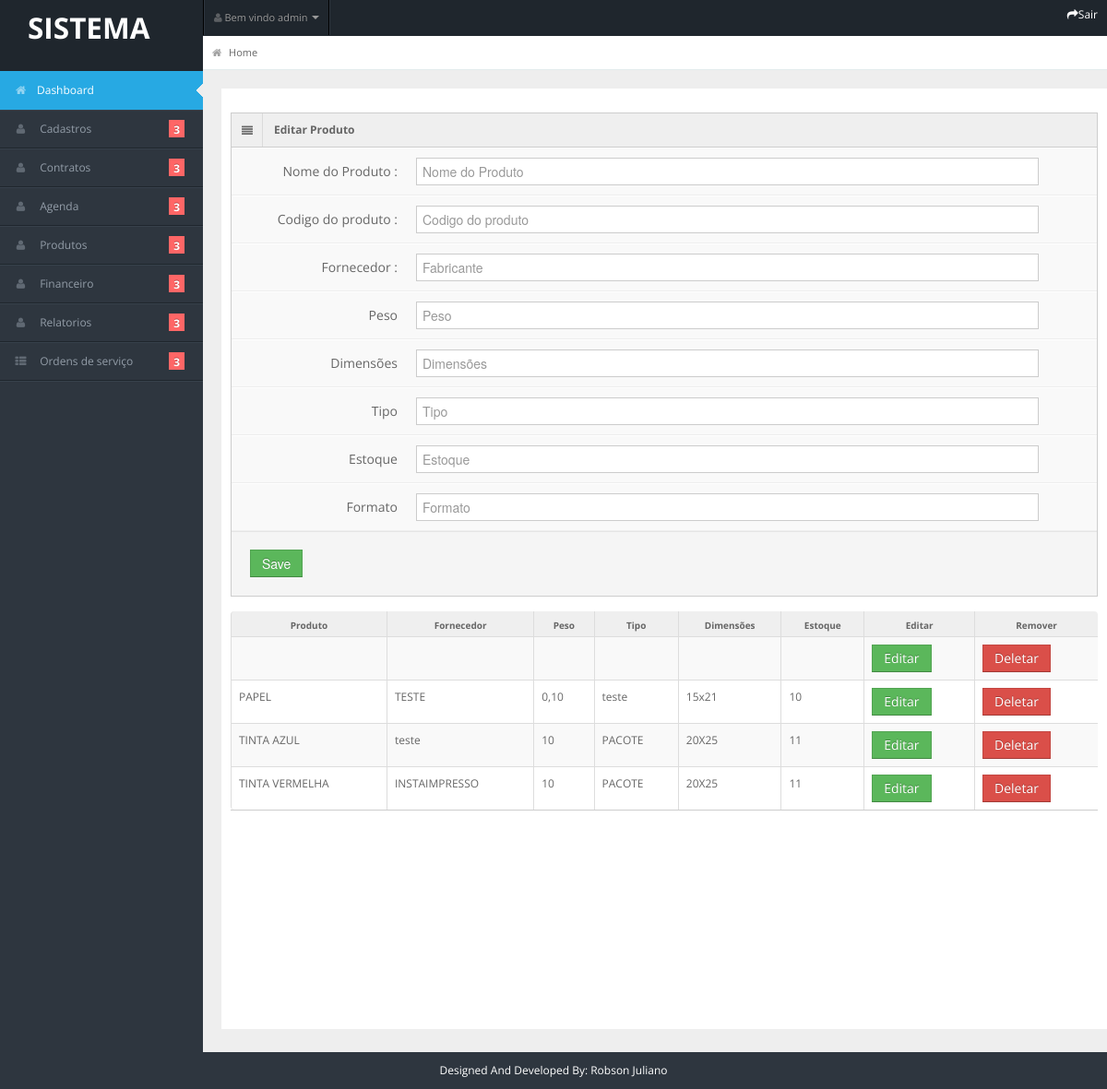
Screenshot of /admin/add_product.php (signed in) with the database file from the repository.
### tables this page shows
CREATE TABLE `products` (
  `id` int(5) NOT NULL,
  `product_name` varchar(100) NOT NULL,
  `company_name` varchar(100) NOT NULL,
  `unit` varchar(50) NOT NULL,
  `product_cod` varchar(30) NOT NULL,
  `weight` varchar(10) NOT NULL,
  `product_sizes` varchar(30) NOT NULL,
  `product_type` varchar(20) NOT NULL,
  `product_stock` varchar(20) NOT NULL
);

### admin/add_product.php (the view, shortened to what this page needs)
<?php
include  ('../conn.php');
include "../includes/header.php"
?>
          <div class="span12">
      <div class="widget-box">
        <div class="widget-title"> <span class="icon"> <i class="icon-align-justify"></i> </span>
          <h5>Editar Produto</h5>
        </div>
        <div class="widget-content nopadding">
          <form name="form1" action="" method="post" class="form-horizontal">
            <div class="control-group">
              <label class="control-label">Nome do Produto :</label>
              <div class="controls">
                <input type="text" class="span11" placeholder="Nome do Produto" name="product_name" />
              </div>
            </div>
            <div class="control-group">
              <label class="control-label">Codigo do produto :</label>
              <div class="controls">
                <input type="text" class="span11" placeholder="Codigo do produto" name="product_cod"/>
              </div>
            </div>
             <div class="control-group">
              <label class="control-label">Fornecedor :</label>
              <div class="controls">
                <input type="text" class="span11" placeholder="Fabricante" name="company_name"/>
              </div>
            </div>
            <div class="control-group">
              <label class="control-label">Peso</label>
              <div class="controls">
                <input type="text"  class="span11" placeholder="Peso" name="weight" />
              </div>
            </div>
            <div class="control-group">
              <label class="control-label">Dimensões</label>
              <div class="controls">
                <input type="text"  class="span11" placeholder="Dimensões" name="product_sizes" />
              </div>
            </div>
            <div class="control-group">
              <label class="control-label">Tipo</label>
              <div class="controls">
                <input type="text"  class="span11" placeholder="Tipo" name="product_type" />
              </div>
            </div>
            <div class="control-group">
              <label class="control-label">Estoque</label>
              <div class="controls">
                <input type="text"  class="span11" placeholder="Estoque" name="product_stock" />
              </div>
            </div>
            <div class="control-group">
              <label class="control-label">Formato</label>
              <div class="controls">
                <input type="text"  class="span11" placeholder="Formato" name="unit" />
              </div>
            </div>
            <div class="form-actions">
              <button type="submit" name="submit1" class="btn btn-success">Save</button>
            </div>
          </form>
        </div>
      </div>
<div class="widget-content nopadding">
            <table class="table table-bordered table-striped">
              <thead>
                <tr>
                  <th>Produto</th>
                  <th>Fornecedor</th>
                  <th>Peso</th>
                  <th>Tipo</th>
                  <th>Dimensões</th>
                  <th>Estoque</th>
                  <th>Editar</th>
                  <th>Remover</th>
                </tr>
              </thead>
              <tbody>
                <?php
                $res=mysqli_query($link,"select * from products");
                while ($row=mysqli_fetch_array($res)) {
                    ?>
                        <tr>
                          <td><?php echo $row["product_name"];?> </td>
                          <td><?php echo $row["company_name"];?> </td>
                          <td><?php echo $row["weight"];?> </td>
                          <td><?php echo $row["product_type"];?> </td>
                          <td> <?php echo $row["product_sizes"];?> </td>
                          <td><?php echo $row["product_stock"];?> </td>
                          <td><a href="edit_product.php?id=<?php echo $row["id"];?>" class="btn btn-success">Editar</a> </td>
                          <td><a href="delete_product.php?id=<?php echo $row["id"];?>" class="btn btn-danger">Deletar</a> </td>
                        </tr>
                    <?php
                }
                ?>
              </tbody>
            </table>
          </div>
   </div>
        </div>
</div>
</div>
<?php
include "../includes/footer.php";
?>

### css/matrix-style.css (style rules this page uses)
* { outline:none !important; -moz-outline: none !important; }
html, body { height:100% }
body { overflow-x: hidden; margin-top: -10px; font-family: 'Open Sans', sans-serif; font-size:12px; color:#666; }
a { color:#666; }
select, textarea, input[type="text"], input[type="password"], input[type="datetime"], input[type="datetime-local"], input[type="date"], input[type="month"], input[type="time"], input[type="week"], input[type="number"], input[type="email"], input[type="url"], input[type="search"], input[type="tel"], input[type="color"], .uneditable-input, .label, .dropdown-menu, .btn, .well, .progress, .table-bordered, .btn-group > .btn:first-child, .btn-group > .btn:last-child, .btn-group > .btn:last-child, .btn-group > .dropdown-toggle, .alert { border-radius:0px; }
.btn, textarea, input[type="text"], input[type="password"], input[type="datetime"], input[type="datetime-local"], input[type="date"], input[type="month"], input[type="time"], input[type="week"], input[type="number"], input[type="email"], input[type="url"], input[type="search"], input[type="tel"], input[type="color"], .uneditable-input { box-shadow:none; }
.progress, .progress-success .bar, .progress .bar-success, .progress-warning .bar, .progress .bar-warning, .progress-danger .bar, .progress .bar-danger, .progress-info .bar, .progress .bar-info, .btn, .btn-primary { background-image:none; }
.form-horizontal .form-actions { padding-left:20px; }
.stat-boxes .peity_bar_good, .stat-boxes .peity_line_good, { color: #459D1C; }
.widget-box { background: none repeat scroll 0 0 #F9F9F9; border-left: 1px solid #CDCDCD; border-top: 1px solid #CDCDCD; border-right: 1px solid #CDCDCD; clear: both; margin-top: 16px; margin-bottom: 16px; position: relative; }
.widget-title, .modal-header, .table th, div.dataTables_wrapper .ui-widget-header { background:#efefef; border-bottom: 1px solid #CDCDCD; height: 36px; }
.widget-title span.icon { padding: 9px 10px 7px 11px; float: left; border-right:1px solid #dadada; }
.widget-title h5 { color: #666; float: left; font-size: 12px; font-weight: bold; padding: 12px; line-height: 12px; margin: 0; }
.widget-content { padding:15px; border-bottom: 1px solid #cdcdcd; }
.table th { height: auto; font-size: 10px; padding: 5px 10px 2px; border-bottom: 0; text-align: center; color: #666666; }
.nopadding { padding: 0 !important; }
.nopadding .table { margin-bottom: 0; }
.nopadding .table-bordered { border: 0; }
form { margin-bottom: 0; }
.form-horizontal .control-group { border-top: 1px solid #ffffff; border-bottom: 1px solid #eeeeee; margin-bottom: 0; }
.form-horizontal .control-label { padding-top: 15px; width: 180px; }
.form-horizontal .controls { margin-left: 200px; padding: 10px 0; }
.form-horizontal .form-actions { margin-top: 0; margin-bottom: 0; }

### css/matrix-media.css (style rules this page uses)
body { background:#2E363F; }

### rows the page displays
products: product_name "PAPEL", company_name "TESTE", weight "0,10", product_type "teste", product_sizes "15x21", product_stock "10"
products: product_name "TINTA AZUL", company_name "teste", weight "10", product_type "PACOTE", product_sizes "20X25", product_stock "11"
products: product_name "TINTA VERMELHA", company_name "INSTAIMPRESSO", weight "10", product_type "PACOTE", product_sizes "20X25", product_stock "11"

### other values shown
$_SESSION['login1'] "admin"
